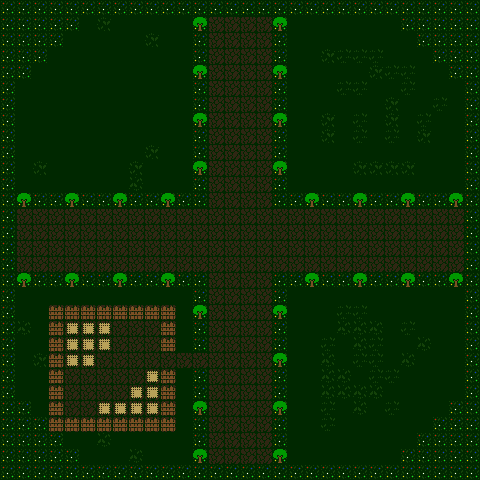

Below is a game level as drawn by its tile map, then a one-line description and the .tmx that defines it (tile-layer data replaced by summaries):
An orthogonal 30x30 tile map with 16x16 px tiles, 4 tile layers (floor, wall, roof, units).

<map version="1.10" tiledversion="1.11.2" orientation="orthogonal" renderorder="right-down" width="30" height="30" tilewidth="16" tileheight="16" infinite="0" nextlayerid="7" nextobjectid="1">
 <tileset firstgid="1" source="../tiles/farm.tsx" />
 <layer id="1" name="floor" width="30" height="30">
  <data>[900 cells, 900 non-empty, 6 distinct tile ids]</data>
 </layer>
 <layer id="3" name="wall" width="30" height="30">
  <data>[900 cells, 73 non-empty, 3 distinct tile ids]</data>
 </layer>
 <layer id="6" name="roof" width="30" height="30">
  <data>[900 cells, 0 non-empty, 0 distinct tile ids]</data>
 </layer>
 <layer id="4" name="units" width="30" height="30">
  <data>[900 cells, 0 non-empty, 0 distinct tile ids]</data>
 </layer>
</map>
